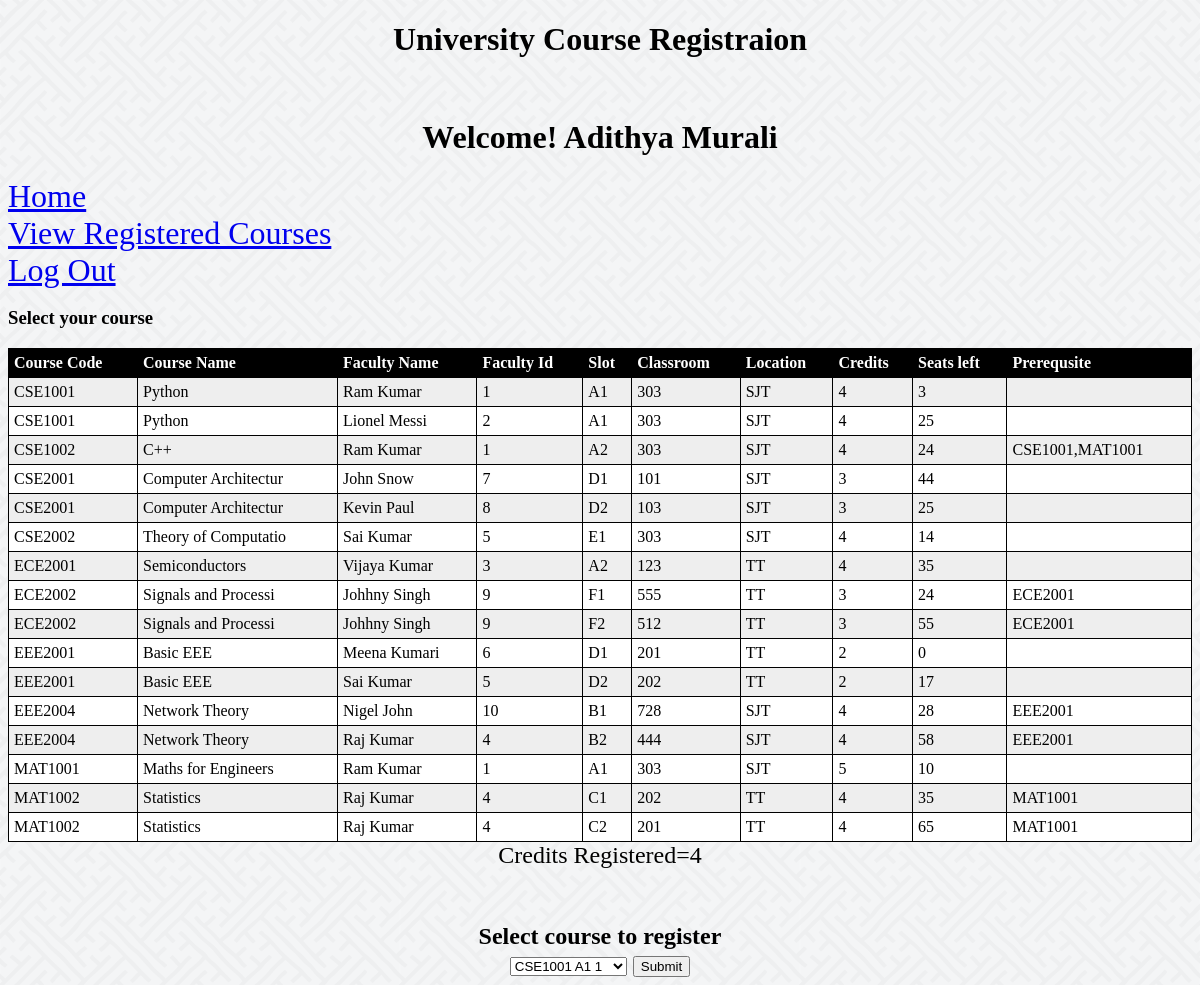
The page /welcome.html.php (signed in) on the database its author committed.
### tables this page shows
CREATE TABLE `Student` (
  `RNo` varchar(9) NOT NULL,
  `Fname` varchar(20) NOT NULL,
  `Lname` varchar(20) NOT NULL,
  `Address` varchar(80) NOT NULL,
  `DOB` date NOT NULL,
  `Phno` varchar(10) NOT NULL,
  `Email` varchar(20) NOT NULL,
  `Gender` varchar(1) NOT NULL,
  `Dno` int(11) NOT NULL,
  `Credits` int(11) NOT NULL,
  PRIMARY KEY (`RNo`),
  UNIQUE KEY `Phno` (`Phno`),
  UNIQUE KEY `Email` (`Email`),
  KEY `Dno_2` (`Dno`),
  CONSTRAINT `Student_ibfk_1` FOREIGN KEY (`Dno`) REFERENCES `Department` (`Dno`) ON DELETE CASCADE ON UPDATE CASCADE
);

CREATE TABLE `Course_Available` (
  `CCode` varchar(7) NOT NULL,
  `Slot` varchar(2) NOT NULL,
  `FNo` int(11) NOT NULL,
  `CNo` int(11) NOT NULL,
  `Location` varchar(20) NOT NULL,
  `Seats_left` int(11) NOT NULL,
  PRIMARY KEY (`CCode`,`Slot`,`FNo`),
  KEY `FNo` (`FNo`),
  KEY `CNo` (`CNo`),
  KEY `Location` (`Location`),
  KEY `Slot` (`Slot`),
  KEY `CCode` (`CCode`,`Slot`),
  CONSTRAINT `Course_Available_ibfk_1` FOREIGN KEY (`CCode`) REFERENCES `Course_Details` (`CCode`) ON DELETE CASCADE ON UPDATE CASCADE,
  CONSTRAINT `Course_Available_ibfk_2` FOREIGN KEY (`FNo`) REFERENCES `Faculty` (`FNo`) ON DELETE CASCADE ON UPDATE CASCADE,
  CONSTRAINT `Course_Available_ibfk_3` FOREIGN KEY (`CNo`) REFERENCES `Room` (`CNo`) ON DELETE CASCADE ON UPDATE CASCADE,
  CONSTRAINT `Course_Available_ibfk_4` FOREIGN KEY (`Location`) REFERENCES `Room` (`Location`) ON DELETE CASCADE ON UPDATE CASCADE
);

CREATE TABLE `Course_Details` (
  `CCode` varchar(7) NOT NULL,
  `CName` varchar(20) NOT NULL,
  `Credits` int(11) NOT NULL,
  `DNo` int(11) NOT NULL,
  PRIMARY KEY (`CCode`),
  KEY `DNo` (`DNo`),
  CONSTRAINT `Course_Details_ibfk_1` FOREIGN KEY (`DNo`) REFERENCES `Department` (`Dno`) ON DELETE CASCADE ON UPDATE CASCADE
);

CREATE TABLE `Faculty` (
  `FNo` int(11) NOT NULL,
  `FName` varchar(20) NOT NULL,
  `LName` varchar(20) NOT NULL,
  `Gender` varchar(1) NOT NULL,
  `DOB` date NOT NULL,
  `PhNo` varchar(10) NOT NULL,
  `Address` varchar(50) NOT NULL,
  `Email` varchar(20) NOT NULL,
  `DNo` int(11) NOT NULL,
  PRIMARY KEY (`FNo`),
  UNIQUE KEY `PhNo` (`PhNo`),
  UNIQUE KEY `Email` (`Email`),
  KEY `DNo_2` (`DNo`),
  CONSTRAINT `Faculty_ibfk_1` FOREIGN KEY (`DNo`) REFERENCES `Department` (`Dno`) ON DELETE CASCADE ON UPDATE CASCADE
);

### welcome.html.php (the view, shortened to what this page needs)
<!DOCTYPE html>
<html lang="en">
<head>
</head>
<body background="images.png">
<h1 style="text-align: center;">University Course Registraion</h1>
<?php
$username=$_SESSION['username'];
$pdo = new PDO('mysql:host=169.254.119.234;dbname=Course_Registration', 'username',
'password');
$sql="select sum(Course_Details.Credits) from Course_Details,Student_Registers WHERE Student_Registers.CCode LIKE Course_Details.CCode and Student_Registers.Rno like '$username';";
$result=$pdo->query($sql);
$row=$result->fetch();
$total=$row[0];
$sql="select * from Student where Rno like '$username'";
$result=$pdo->query($sql);
$output=$result->fetch();
$Fname=$output['Fname'];
$Lname=$output['Lname'];
?>
<br>
<h1 style="text-align: center;"><?php echo "Welcome! $Fname  $Lname" ?></h1>
<font size="6" color="blue">
<a href="welcome.html.php">Home</a>
<br>
<a href="registered.html.php">View Registered Courses</a>
<br>
<a href="logout.php">Log Out</a>
</font>
<br>
<h3>Select your course</h3>
<table id="t01">
  <tr>
    <th>Course Code</th>
    <th>Course Name</th>
    <th>Faculty Name</th>
    <th>Faculty Id</th>
    <th>Slot</th>
    <th>Classroom</th>
    <th>Location</th>
    <th>Credits</th>
    <th>Seats left</th>
    <th>Prerequsite</th>
</tr>
<?php
$sql= "select a.ccode,a.slot,a.cno,a.location,b.fname,b.lname,c.cname,c.Credits,a.Seats_left,a.fno from Course_Available a,Faculty b,Course_Details c where a.fno like b.fno and a.ccode like c.ccode";
$result=$pdo->query($sql);
while ($row = $result->fetch())
{
    $sql="select PreCCode from Course_Prerequisite where CCode like '$row[0]'";
    $result2=$pdo->query($sql);
    $s="";
    while($row2=$result2->fetch())
    $s=$s.",".$row2[0];
    $s=ltrim($s,",");
    echo "
    <tr>
    <td>$row[0]</td>
    <td>$row[6]</td>
    <td>$row[4] $row[5]</td>
    <td>$row[9]</td>
    <td>$row[1]</td>
    <td>$row[2]</td>
    <td>$row[3]</td>
    <td>$row[7]</td>
    <td>$row[8]</td>
    <td>$s</td>
    </tr>
    ";
}
?>
</table>
<center>
<form name="frmdropdown" method="post" action="">
<font size="5" >
<?php echo "Credits Registered=$total";?>
<br><br><br>
<strong>Select course to register</strong>
<br>
<select name="select">
<?php
$sql="select ccode,slot,Fno from Course_Available a order by ccode";
$result=$pdo->query($sql);
while($row=$result->fetch())
{
echo "<option value='$row[0] $row[1] $row[2]'>$row[0] $row[1] $row[2]</option>" ;
}
?>
</select>
<input type="submit" name="submit" value="Submit"/>
<br>
</form>
</center>
</body>
</html>

### welcome.html.php (style rules this page uses)
table { width:100%; }
table, th, td { border: 1px solid black; border-collapse: collapse; }
th, td { padding: 5px; text-align: left; }
table#t01 tr:nth-child(even) { background-color: #eee; }
table#t01 tr:nth-child(odd) { background-color:#fff; }
table#t01 th { background-color: black; color: white; }

### rows shown on the page
student: Fname "Adithya", Lname "Murali"
course_available: CCode "CSE1001", CCode.CName "Python", FNo.FName "Ram", FNo.LName "Kumar", FNo "1", Slot "A1", CNo "303", Location "SJT", CCode.Credits "4", Seats_left "3"
course_available: CCode "CSE1001", CCode.CName "Python", FNo.FName "Lionel", FNo.LName "Messi", FNo "2", Slot "A1", CNo "303", Location "SJT", CCode.Credits "4", Seats_left "25"
course_available: CCode "CSE1002", CCode.CName "C++", FNo.FName "Ram", FNo.LName "Kumar", FNo "1", Slot "A2", CNo "303", Location "SJT", CCode.Credits "4", Seats_left "24", s "CSE1001,MAT1001"
course_available: CCode "CSE2001", CCode.CName "Computer Architectur", FNo.FName "John", FNo.LName "Snow", FNo "7", Slot "D1", CNo "101", Location "SJT", CCode.Credits "3", Seats_left "44"
course_available: CCode "CSE2001", CCode.CName "Computer Architectur", FNo.FName "Kevin", FNo.LName "Paul", FNo "8", Slot "D2", CNo "103", Location "SJT", CCode.Credits "3", Seats_left "25"
course_available: CCode "CSE2002", CCode.CName "Theory of Computatio", FNo.FName "Sai", FNo.LName "Kumar", FNo "5", Slot "E1", CNo "303", Location "SJT", CCode.Credits "4", Seats_left "14"
course_available: CCode "ECE2001", CCode.CName "Semiconductors", FNo.FName "Vijaya", FNo.LName "Kumar", FNo "3", Slot "A2", CNo "123", Location "TT", CCode.Credits "4", Seats_left "35"
course_available: CCode "ECE2002", CCode.CName "Signals and Processi", FNo.FName "Johhny", FNo.LName "Singh", FNo "9", Slot "F1", CNo "555", Location "TT", CCode.Credits "3", Seats_left "24", s "ECE2001"
course_available: CCode "ECE2002", CCode.CName "Signals and Processi", FNo.FName "Johhny", FNo.LName "Singh", FNo "9", Slot "F2", CNo "512", Location "TT", CCode.Credits "3", Seats_left "55", s "ECE2001"
course_available: CCode "EEE2001", CCode.CName "Basic EEE", FNo.FName "Meena", FNo.LName "Kumari", FNo "6", Slot "D1", CNo "201", Location "TT", CCode.Credits "2", Seats_left "0"
course_available: CCode "EEE2001", CCode.CName "Basic EEE", FNo.FName "Sai", FNo.LName "Kumar", FNo "5", Slot "D2", CNo "202", Location "TT", CCode.Credits "2", Seats_left "17"
course_available: CCode "EEE2004", CCode.CName "Network Theory", FNo.FName "Nigel", FNo.LName "John", FNo "10", Slot "B1", CNo "728", Location "SJT", CCode.Credits "4", Seats_left "28", s "EEE2001"
course_available: CCode "EEE2004", CCode.CName "Network Theory", FNo.FName "Raj", FNo.LName "Kumar", FNo "4", Slot "B2", CNo "444", Location "SJT", CCode.Credits "4", Seats_left "58", s "EEE2001"
course_available: CCode "MAT1001", CCode.CName "Maths for Engineers", FNo.FName "Ram", FNo.LName "Kumar", FNo "1", Slot "A1", CNo "303", Location "SJT", CCode.Credits "5", Seats_left "10"
course_available: CCode "MAT1002", CCode.CName "Statistics", FNo.FName "Raj", FNo.LName "Kumar", FNo "4", Slot "C1", CNo "202", Location "TT", CCode.Credits "4", Seats_left "35", s "MAT1001"
course_available: CCode "MAT1002", CCode.CName "Statistics", FNo.FName "Raj", FNo.LName "Kumar", FNo "4", Slot "C2", CNo "201", Location "TT", CCode.Credits "4", Seats_left "65", s "MAT1001"

### other values the page prints
$total "4"
form field select "CSE1001 A1 1"
